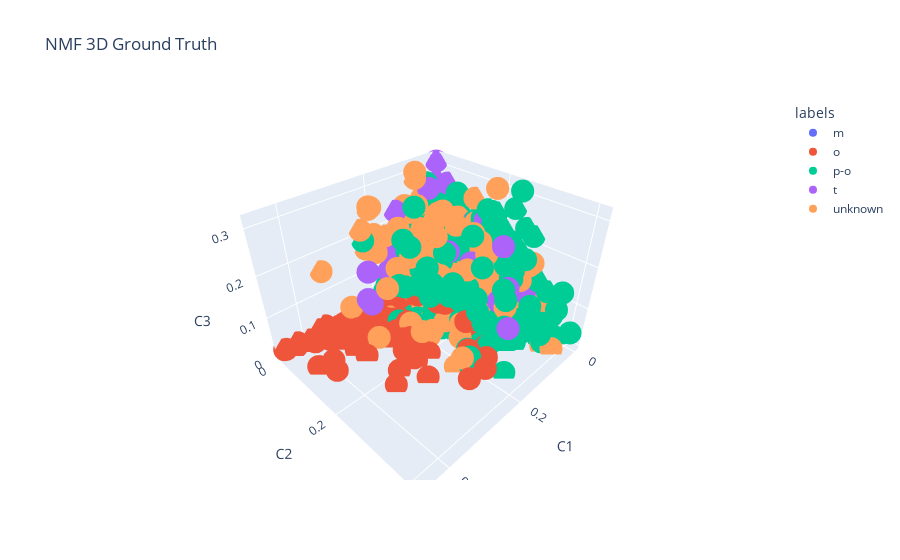

Notebook source saved alongside this figure:
### Code cell
import plotly.express as px
fig = px.scatter_3d(
    W_df, x='x1', y='x2', z='x3', color=W_df['labels'],
    labels={'x1': 'C1', 'x2': 'C2', 'x3': 'C3'}, title='NMF 3D Ground Truth'
)
fig.show()

### Figure 1 — Plotly figure (JSON) as saved in the notebook; plotly's stock layout.template omitted (floating-point values rounded to 4 significant figures; data arrays with more than 128 entries replaced by an {"elided": "..."} marker saying what was removed)
{"data": [{"hovertemplate": "labels=m<br>C1=%{x}<br>C2=%{y}<br>C3=%{z}<extra></extra>", "legendgroup": "m", "marker": {"color": "#636efa", "symbol": "circle"}, "mode": "markers", "name": "m", "scene": "scene", "showlegend": true, "type": "scatter3d", "x": {"elided": "460 float values"}, "y": {"elided": "460 float values"}, "z": {"elided": "460 float values"}}, {"hovertemplate": "labels=o<br>C1=%{x}<br>C2=%{y}<br>C3=%{z}<extra></extra>", "legendgroup": "o", "marker": {"color": "#EF553B", "symbol": "circle"}, "mode": "markers", "name": "o", "scene": "scene", "showlegend": true, "type": "scatter3d", "x": {"elided": "345 float values"}, "y": {"elided": "345 float values"}, "z": {"elided": "345 float values"}}, {"hovertemplate": "labels=p-o<br>C1=%{x}<br>C2=%{y}<br>C3=%{z}<extra></extra>", "legendgroup": "p-o", "marker": {"color": "#00cc96", "symbol": "circle"}, "mode": "markers", "name": "p-o", "scene": "scene", "showlegend": true, "type": "scatter3d", "x": {"elided": "404 float values"}, "y": {"elided": "404 float values"}, "z": {"elided": "404 float values"}}, {"hovertemplate": "labels=t<br>C1=%{x}<br>C2=%{y}<br>C3=%{z}<extra></extra>", "legendgroup": "t", "marker": {"color": "#ab63fa", "symbol": "circle"}, "mode": "markers", "name": "t", "scene": "scene", "showlegend": true, "type": "scatter3d", "x": {"elided": "245 float values"}, "y": {"elided": "245 float values"}, "z": {"elided": "245 float values"}}, {"hovertemplate": "labels=unknown<br>C1=%{x}<br>C2=%{y}<br>C3=%{z}<extra></extra>", "legendgroup": "unknown", "marker": {"color": "#FFA15A", "symbol": "circle"}, "mode": "markers", "name": "unknown", "scene": "scene", "showlegend": true, "type": "scatter3d", "x": {"elided": "271 float values"}, "y": {"elided": "271 float values"}, "z": {"elided": "271 float values"}}], "layout": {"legend": {"title": {"text": "labels"}, "tracegroupgap": 0}, "scene": {"domain": {"x": [0, 1], "y": [0, 1]}, "xaxis": {"title": {"text": "C1"}}, "yaxis": {"title": {"text": "C2"}}, "zaxis": {"title": {"text": "C3"}}}, "title": {"text": "NMF 3D Ground Truth"}}}
